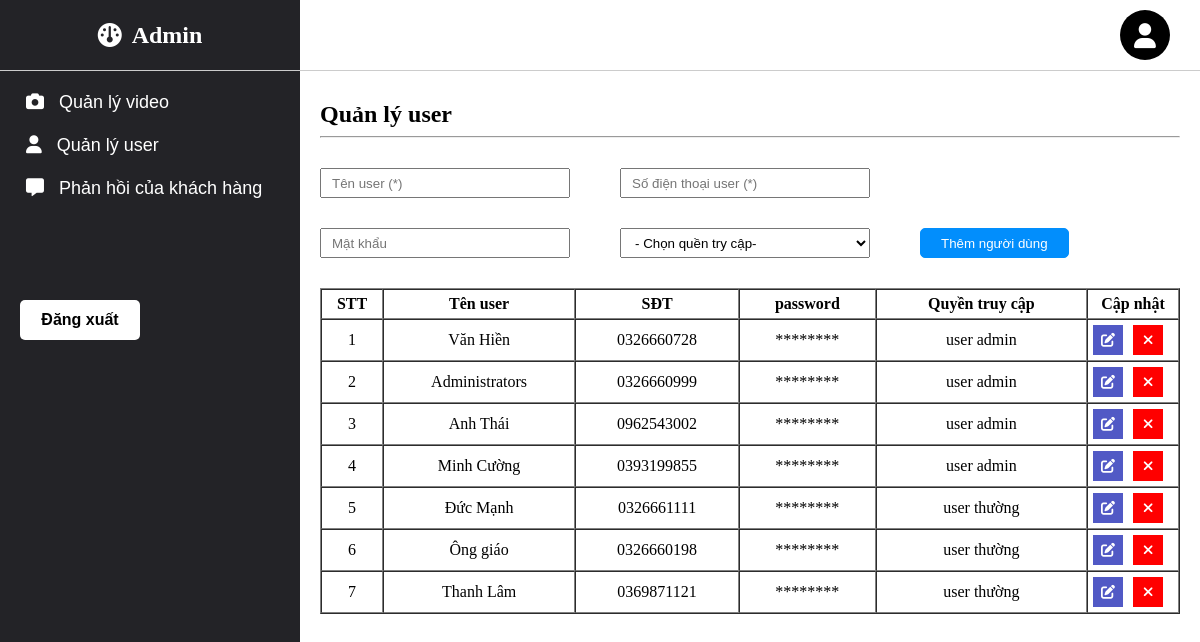
The page /View/admin/manageUser.php on the database its author committed.
### tables this page shows
CREATE TABLE `users` (
  `id` int(11) NOT NULL,
  `phone` varchar(255) NOT NULL,
  `name` varchar(255) NOT NULL,
  `password` varchar(255) NOT NULL,
  `access_rights` int(11) NOT NULL
);

### View/admin/page/tableUser.php (the view, shortened to what this page needs)
<table border="1px" width="100%" cellspacing="0px" cellpadding="5px">
    <tr>
        <th class="column-firts">STT</th>
        <th>Tên user</th>
        <th>SĐT</th>
        <th>password</th>
        <th>Quyền truy cập</th>
        <th class="column_update">Cập nhật</th>
    </tr>
<?php
    include("db-connect.php");
    $sql = "SELECT * FROM `users` WHERE 1";
    $values = mysqli_query($connect, $sql);
    $i = 0;
    foreach($values as $v) {
        $i++;
?>
    <tr>
        <td><?php echo $i ?> </td>
        <td><?php echo $v['name'] ?> </td>
        <td><?php echo $v['phone'] ?> </td>
        <td>********</td>
        <td>
            <?php
                if ($v["access_rights"] == 0) {
                    echo "user thường";
                }
                else {
                    echo "user admin";
                }
            ?>
        </td>
        <td class="column_update">
            <a href="index.php?controller=admin&action=editUser&id=<?php echo $v['id']?>" class="edit">
                <i class="fa-solid fa-pen-to-square"></i>
            </a>
            <a href="./Model/Handle/Handle_user/deleta_user.php?id=<?php echo $v['id']?>&accessRights=<?php echo $v['access_rights']?>" class="delete">
                <i class="fa-solid fa-xmark"></i>
            </a>
        </td>
    </tr>
<?php
    }
?>
</table>

### View/admin/css/index.css (style rules this page uses)
body { margin: 0px; }
table { margin-top: 30px; text-align: center; }
.column-firts { width: 50px; }
.column_update { width: 80px; }
table .edit, .delete { width: 30px; height: 30px; display: flex; justify-content: center; align-items: center; text-decoration: none; float: left; border: 0px; }
table .delete { background-color: red; margin-left: 10px; }
table .edit { background-color:rgb(81, 89, 197); }
table i { font-size: 14px; color: #fff; }

### rows shown on the page
users: name "Văn Hiền", phone "0326660728", access_rights "user admin"
users: name "Administrators", phone "0326660999", access_rights "user admin"
users: name "Anh Thái", phone "0962543002", access_rights "user admin"
users: name "Minh Cường", phone "0393199855", access_rights "user admin"
users: name "Đức Mạnh", phone "0326661111", access_rights "user thường"
users: name "Ông giáo", phone "0326660198", access_rights "user thường"
users: name "Thanh Lâm", phone "0369871121", access_rights "user thường"
